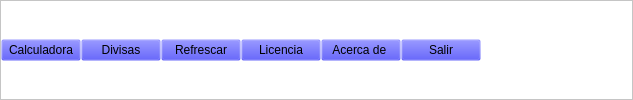
                  <widget class="QFrame" name="Menu7">
                   <property name="styleSheet">
                    <string notr="true">QFrame{
background-color:white;
}

QPushButton{
background-color:#000000ff;
}

QPushButton:hover{
background-color:gray;
color:white;
}</string>
                   </property>
                   <property name="frameShape">
                    <enum>QFrame::StyledPanel</enum>
                   </property>
                   <property name="frameShadow">
                    <enum>QFrame::Raised</enum>
                   </property>
                   <layout class="QHBoxLayout" name="horizontalLayout_23">
                    <property name="spacing">
                     <number>0</number>
                    </property>
                    <property name="leftMargin">
                     <number>0</number>
                    </property>
                    <property name="topMargin">
                     <number>0</number>
                    </property>
                    <property name="rightMargin">
                     <number>0</number>
                    </property>
                    <property name="bottomMargin">
                     <number>0</number>
                    </property>
                    <item>
                     <widget class="QPushButton" name="Calculadora_7">
                      <property name="text">
                       <string>Calculadora</string>
                      </property>
                     </widget>
                    </item>
                    <item>
                     <widget class="QPushButton" name="Divisa_33">
                      <property name="text">
                       <string>Divisas</string>
                      </property>
                     </widget>
                    </item>
                    <item>
                     <widget class="QPushButton" name="Divisa_34">
                      <property name="text">
                       <string>Refrescar</string>
                      </property>
                     </widget>
                    </item>
                    <item>
                     <widget class="QPushButton" name="Divisa_35">
                      <property name="text">
                       <string>Licencia</string>
                      </property>
                     </widget>
                    </item>
                    <item>
                     <widget class="QPushButton" name="Divisa_32">
                      <property name="text">
                       <string>Acerca de </string>
                      </property>
                     </widget>
                    </item>
                    <item>
                     <widget class="QPushButton" name="Divisa_31">
                      <property name="text">
                       <string>Salir</string>
                      </property>
                     </widget>
                    </item>
                    <item>
                     <spacer name="horizontalSpacer_21">
                      <property name="orientation">
                       <enum>Qt::Horizontal</enum>
                      </property>
                      <property name="sizeHint" stdset="0">
                       <size>
                        <width>151</width>
                        <height>11</height>
                       </size>
                      </property>
                     </spacer>
                    </item>
                   </layout>
                  </widget>
